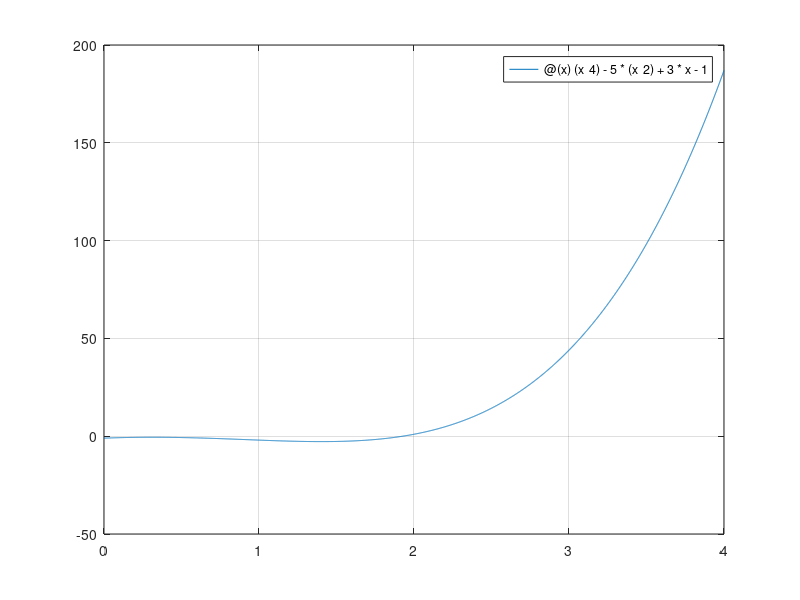

Reproduce this figure in MATLAB. (Note: this script raises an error after producing the figure.)
function ODE_offline_1505031
a=0;
b=4;
h=0.5;
x= a:h:b;
n= length(x);
functn = @(x)(x^4)-5*(x^2)+3*x-1; % -.5*(t^4)+4*(t^3) - 10*(t^2) + 8.5*t +1
 
fplot (functn,[0 4])
grid on;
hold on;
%euler
y(1) = -1 %needs to be changed
for i=1:n-1
    y(i+1) = y(i) + f2(x(i))*h;
end
%plot(x,y,'o')
%hold on;
plot(x,y,'c')
hold on;

%heun
y(1) = -1 %needs to be changed
for i=1:n-1
    k1 =  f2(x(i));
    k2 =  f2(x(i)+h);
    y(i+1) = y(i) + (k1+k2)*(h/2);
end

plot(x,y,'y')
hold on;
%mid-point
y(1) = -1 %needs to be changed
for i=1:n-1
    k1 = f2(x(i));
    k2 = f2(x(i)+0.5*h)
    y(i+1) = y(i) + (k2)*(h);
end

plot(x,y,'g')
hold on;
%ratson
y(1) = -1 %needs to be changed
for i=1:n-1
    k1 = f2(x(i));
    k2 = f2(x(i)+0.75*h)
    y(i+1) = y(i) + (k1+2*k2)*(h/3);
end

plot(x,y,'r')
hold on;
end